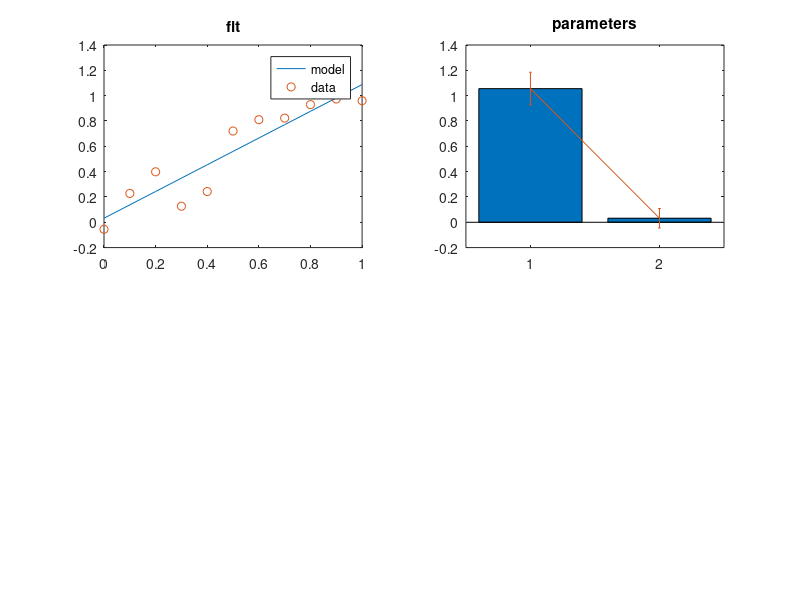

MATLAB code for this plot: (Note: this script raises an error after producing the figure.)
function linearParamEstEnsemble
% estimating a parameter ensemble using the Fisher Information Matrix to 
% estimate covariance between parameters.
% [redacted]
%
% Modeling the function y = a*x + b
% simulated data

xdata = [0:0.1:1]';
ydata = [0:0.1:1]' + 0.2*randn(length(xdata),1);
 
% define the model

params0 = [1, 1];   
fun = @(params) params(1)*xdata + params(2); % f(x) = a*x+b
% fun = @(params) params(1)*params(2)*xdata; % f(x) = a*b*x; (singular matrix, undefined variance matrix)

% perform parameter estimation and plot the fit to data

objFun = @(params) fun(params) - ydata;
[paramsEst,resnorm,~,~,~,~,Jacobian]=lsqnonlin(objFun,params0);

subplot(2,2,1);
plot(xdata,fun(paramsEst),'-',xdata,ydata,'o')
title('fit');
legend('model','data');

% calculate confidence in parameter estimates

paramsVariance = resnorm*inv(Jacobian'*Jacobian)/length(ydata(:,1));  % estimates the parameter estimate covariance using the Cramer-Rao inequality
paramsStd = sqrt(diag(paramsVariance));   % standard deviations for parameter estimates: 2*std is 95% conf interval

subplot(2,2,2);
bar([1,2],paramsEst);
title('parameters');
hold on
er = errorbar([1,2],paramsEst,paramsStd);
er.Color = [0 0 0];                            
er.LineStyle = 'none'; 
hold off

% generate parameter ensemble based on the covariance matrix
n = 10;
paramEnsemble = repmat(paramsEst,n,1) + randn(n,length(paramsEst))*chol(paramsVariance); % see randn documentation

subplot(2,2,3);
plot(paramEnsemble(:,1),paramEnsemble(:,2),'o');
xlabel('param 1'); ylabel('param 2');
title('parameter ensemble');

subplot(2,2,4); title('ensemble predictions');
hold on;
for i = 1:n
    plot(xdata,fun(paramEnsemble(i,:)));
end
hold off;